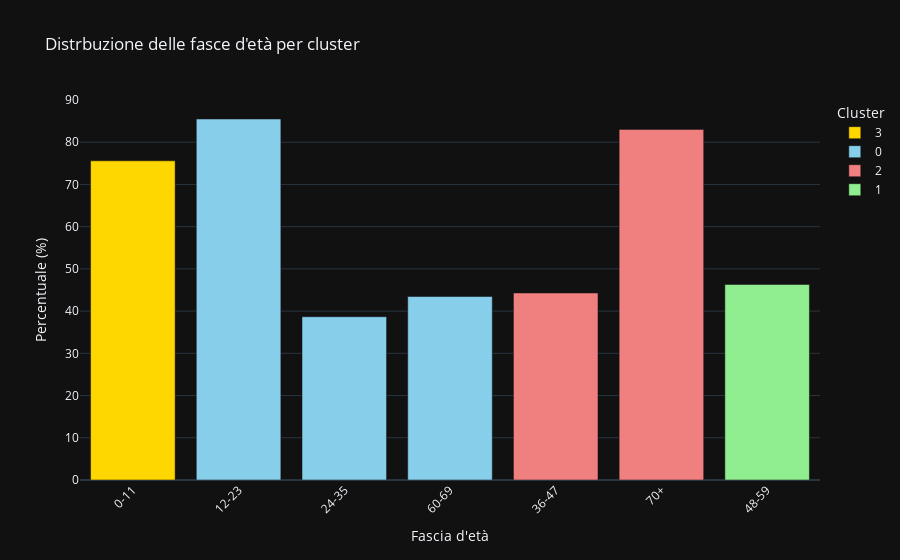

The notebook cell saved with this chart:
### Markdown cell above
Visual representation of the relationship between age group and cluster, highlighting the dominant cluster for each group.

### Code cell
# Create a DataFrame for the bar chart
pie_data = pd.DataFrame({
    'age_group': df_max_cluster.index,
    'percentage': df_max_percentage,
    'cluster': df_max_cluster.values
})

# Define a color map for clusters
cluster_colors = {
    0: 'skyblue',
    1: 'lightgreen',
    2: 'lightcoral',
    3: 'gold',
    # Add more colors if there are more clusters
}

# Create a bar chart using Plotly
fig = px.bar(
    pie_data,
    x='age_group',
    y='percentage',
    color='cluster',
    color_discrete_map=cluster_colors,
    title='Distrbuzione delle fasce d\'età per cluster',
    labels={'age_group': 'fascia età', 'percentage': 'Percentuale massima di appartenenza al cluster (%)', 'cluster': 'Cluster'},
)

# Customize the chart
fig.update_layout(
    xaxis_title='Fascia d\'età',
    yaxis_title='Percentuale (%)',
    legend_title='Cluster',
    xaxis_tickangle=-45,
    width=900  # Increase the width of the chart
)

# Show the chart
fig.show()

### Figure 1 — Plotly figure (JSON) as saved in the notebook; plotly's stock layout.template omitted (floating-point values rounded to 4 significant figures)
{"data": [{"alignmentgroup": "True", "hovertemplate": "Cluster=3<br>fascia età=%{x}<br>Percentuale massima di appartenenza al cluster (%)=%{y}<extra></extra>", "legendgroup": "3", "marker": {"color": "gold", "pattern": {"shape": ""}}, "name": "3", "offsetgroup": "3", "orientation": "v", "showlegend": true, "textposition": "auto", "x": ["0-11"], "xaxis": "x", "y": [75.59], "yaxis": "y", "type": "bar"}, {"alignmentgroup": "True", "hovertemplate": "Cluster=0<br>fascia età=%{x}<br>Percentuale massima di appartenenza al cluster (%)=%{y}<extra></extra>", "legendgroup": "0", "marker": {"color": "skyblue", "pattern": {"shape": ""}}, "name": "0", "offsetgroup": "0", "orientation": "v", "showlegend": true, "textposition": "auto", "x": ["12-23", "24-35", "60-69"], "xaxis": "x", "y": [85.49, 38.67, 43.46], "yaxis": "y", "type": "bar"}, {"alignmentgroup": "True", "hovertemplate": "Cluster=2<br>fascia età=%{x}<br>Percentuale massima di appartenenza al cluster (%)=%{y}<extra></extra>", "legendgroup": "2", "marker": {"color": "lightcoral", "pattern": {"shape": ""}}, "name": "2", "offsetgroup": "2", "orientation": "v", "showlegend": true, "textposition": "auto", "x": ["36-47", "70+"], "xaxis": "x", "y": [44.28, 83.03], "yaxis": "y", "type": "bar"}, {"alignmentgroup": "True", "hovertemplate": "Cluster=1<br>fascia età=%{x}<br>Percentuale massima di appartenenza al cluster (%)=%{y}<extra></extra>", "legendgroup": "1", "marker": {"color": "lightgreen", "pattern": {"shape": ""}}, "name": "1", "offsetgroup": "1", "orientation": "v", "showlegend": true, "textposition": "auto", "x": ["48-59"], "xaxis": "x", "y": [46.31], "yaxis": "y", "type": "bar"}], "layout": {"xaxis": {"anchor": "y", "domain": [0.0, 1.0], "title": {"text": "Fascia d'età"}, "tickangle": -45}, "yaxis": {"anchor": "x", "domain": [0.0, 1.0], "title": {"text": "Percentuale (%)"}}, "legend": {"title": {"text": "Cluster"}, "tracegroupgap": 0}, "title": {"text": "Distrbuzione delle fasce d'età per cluster"}, "barmode": "relative", "width": 900}}
